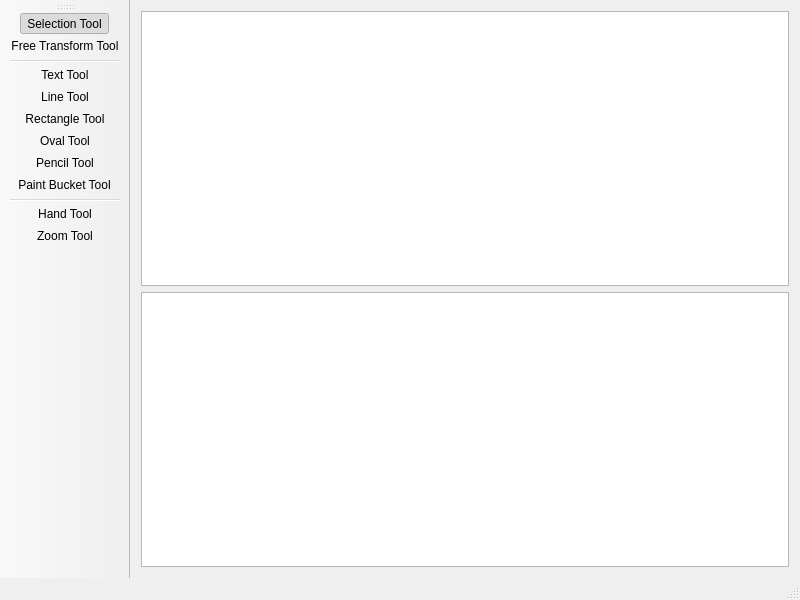
<?xml version="1.0" encoding="UTF-8"?>
<ui version="4.0">
 <class>MainWindow</class>
 <widget class="QMainWindow" name="MainWindow">
  <property name="geometry">
   <rect>
    <x>0</x>
    <y>0</y>
    <width>800</width>
    <height>600</height>
   </rect>
  </property>
  <property name="windowTitle">
   <string>AnimEditor</string>
  </property>
  <widget class="QWidget" name="centralWidget">
   <layout class="QVBoxLayout" name="verticalLayout">
    <item>
     <widget class="SchMatrix::GraphicsView" name="graphicsView"/>
    </item>
    <item>
     <widget class="SchMatrix::TimelineView" name="tableView">
      <property name="showGrid">
       <bool>false</bool>
      </property>
      <property name="gridStyle">
       <enum>Qt::SolidLine</enum>
      </property>
      <property name="cornerButtonEnabled">
       <bool>false</bool>
      </property>
      <attribute name="horizontalHeaderMinimumSectionSize">
       <number>5</number>
      </attribute>
      <attribute name="horizontalHeaderDefaultSectionSize">
       <number>10</number>
      </attribute>
     </widget>
    </item>
   </layout>
  </widget>
  <widget class="QMenuBar" name="menuBar">
   <property name="geometry">
    <rect>
     <x>0</x>
     <y>0</y>
     <width>800</width>
     <height>21</height>
    </rect>
   </property>
  </widget>
  <widget class="QToolBar" name="mainToolBar">
   <attribute name="toolBarArea">
    <enum>LeftToolBarArea</enum>
   </attribute>
   <attribute name="toolBarBreak">
    <bool>false</bool>
   </attribute>
   <addaction name="actionSelection_Tool"/>
   <addaction name="actionFree_Transform_Tool"/>
   <addaction name="separator"/>
   <addaction name="actionText_Tool"/>
   <addaction name="actionLine_Tool"/>
   <addaction name="actionRectangle_Tool"/>
   <addaction name="actionOval_Tool"/>
   <addaction name="actionPencil_Tool"/>
   <addaction name="actionPaint_Bucket_Tool"/>
   <addaction name="separator"/>
   <addaction name="actionHand_Tool"/>
   <addaction name="actionZoom_Tool"/>
  </widget>
  <widget class="QStatusBar" name="statusBar"/>
  <action name="actionSelection_Tool">
   <property name="checkable">
    <bool>true</bool>
   </property>
   <property name="checked">
    <bool>true</bool>
   </property>
   <property name="icon">
    <iconset resource="resources.qrc">
     <normaloff>:/resources/breeze-icons/icons/actions/16/edit-select.svg</normaloff>:/resources/breeze-icons/icons/actions/16/edit-select.svg</iconset>
   </property>
   <property name="text">
    <string>Selection Tool</string>
   </property>
   <property name="toolTip">
    <string>Selection Tool</string>
   </property>
  </action>
  <action name="actionFree_Transform_Tool">
   <property name="checkable">
    <bool>true</bool>
   </property>
   <property name="icon">
    <iconset resource="resources.qrc">
     <normaloff>:/resources/breeze-icons/icons/actions/16/edit-node.svg</normaloff>:/resources/breeze-icons/icons/actions/16/edit-node.svg</iconset>
   </property>
   <property name="text">
    <string>Free Transform Tool</string>
   </property>
   <property name="toolTip">
    <string>Free Transform Tool</string>
   </property>
  </action>
  <action name="actionText_Tool">
   <property name="checkable">
    <bool>true</bool>
   </property>
   <property name="icon">
    <iconset resource="resources.qrc">
     <normaloff>:/resources/breeze-icons/icons/actions/16/draw-text.svg</normaloff>:/resources/breeze-icons/icons/actions/16/draw-text.svg</iconset>
   </property>
   <property name="text">
    <string>Text Tool</string>
   </property>
   <property name="toolTip">
    <string>Text Tool</string>
   </property>
  </action>
  <action name="actionLine_Tool">
   <property name="checkable">
    <bool>true</bool>
   </property>
   <property name="icon">
    <iconset resource="resources.qrc">
     <normaloff>:/resources/breeze-icons/icons/actions/16/draw-line.svg</normaloff>:/resources/breeze-icons/icons/actions/16/draw-line.svg</iconset>
   </property>
   <property name="text">
    <string>Line Tool</string>
   </property>
   <property name="toolTip">
    <string>Line Tool</string>
   </property>
  </action>
  <action name="actionRectangle_Tool">
   <property name="checkable">
    <bool>true</bool>
   </property>
   <property name="icon">
    <iconset resource="resources.qrc">
     <normaloff>:/resources/breeze-icons/icons/actions/16/draw-rectangle.svg</normaloff>:/resources/breeze-icons/icons/actions/16/draw-rectangle.svg</iconset>
   </property>
   <property name="text">
    <string>Rectangle Tool</string>
   </property>
   <property name="toolTip">
    <string>Rectangle Tool</string>
   </property>
  </action>
  <action name="actionOval_Tool">
   <property name="checkable">
    <bool>true</bool>
   </property>
   <property name="icon">
    <iconset resource="resources.qrc">
     <normaloff>:/resources/breeze-icons/icons/actions/16/draw-ellipse.svg</normaloff>:/resources/breeze-icons/icons/actions/16/draw-ellipse.svg</iconset>
   </property>
   <property name="text">
    <string>Oval Tool</string>
   </property>
   <property name="toolTip">
    <string>Oval Tool</string>
   </property>
  </action>
  <action name="actionPencil_Tool">
   <property name="checkable">
    <bool>true</bool>
   </property>
   <property name="icon">
    <iconset resource="resources.qrc">
     <normaloff>:/resources/breeze-icons/icons/actions/16/draw-freehand.svg</normaloff>:/resources/breeze-icons/icons/actions/16/draw-freehand.svg</iconset>
   </property>
   <property name="text">
    <string>Pencil Tool</string>
   </property>
   <property name="toolTip">
    <string>Pencil Tool</string>
   </property>
  </action>
  <action name="actionPaint_Bucket_Tool">
   <property name="checkable">
    <bool>true</bool>
   </property>
   <property name="icon">
    <iconset resource="resources.qrc">
     <normaloff>:/resources/breeze-icons/icons/actions/16/fill-color.svg</normaloff>:/resources/breeze-icons/icons/actions/16/fill-color.svg</iconset>
   </property>
   <property name="text">
    <string>Paint Bucket Tool</string>
   </property>
   <property name="toolTip">
    <string>Paint Bucket Tool</string>
   </property>
  </action>
  <action name="actionHand_Tool">
   <property name="checkable">
    <bool>true</bool>
   </property>
   <property name="icon">
    <iconset resource="resources.qrc">
     <normaloff>:/resources/breeze-icons/icons/actions/22/transform-browse.svg</normaloff>:/resources/breeze-icons/icons/actions/22/transform-browse.svg</iconset>
   </property>
   <property name="text">
    <string>Hand Tool</string>
   </property>
   <property name="toolTip">
    <string>Hand Tool</string>
   </property>
  </action>
  <action name="actionZoom_Tool">
   <property name="checkable">
    <bool>true</bool>
   </property>
   <property name="icon">
    <iconset resource="resources.qrc">
     <normaloff>:/resources/breeze-icons/icons/actions/16/edit-find.svg</normaloff>:/resources/breeze-icons/icons/actions/16/edit-find.svg</iconset>
   </property>
   <property name="text">
    <string>Zoom Tool</string>
   </property>
   <property name="toolTip">
    <string>Zoom Tool</string>
   </property>
  </action>
 </widget>
 <layoutdefault spacing="6" margin="11"/>
 <customwidgets>
  <customwidget>
   <class>SchMatrix::TimelineView</class>
   <extends>QTableView</extends>
   <header>timelineview.h</header>
  </customwidget>
  <customwidget>
   <class>SchMatrix::GraphicsView</class>
   <extends>QGraphicsView</extends>
   <header>graphicsview.h</header>
  </customwidget>
 </customwidgets>
 <resources>
  <include location="resources.qrc"/>
 </resources>
 <connections/>
</ui>
